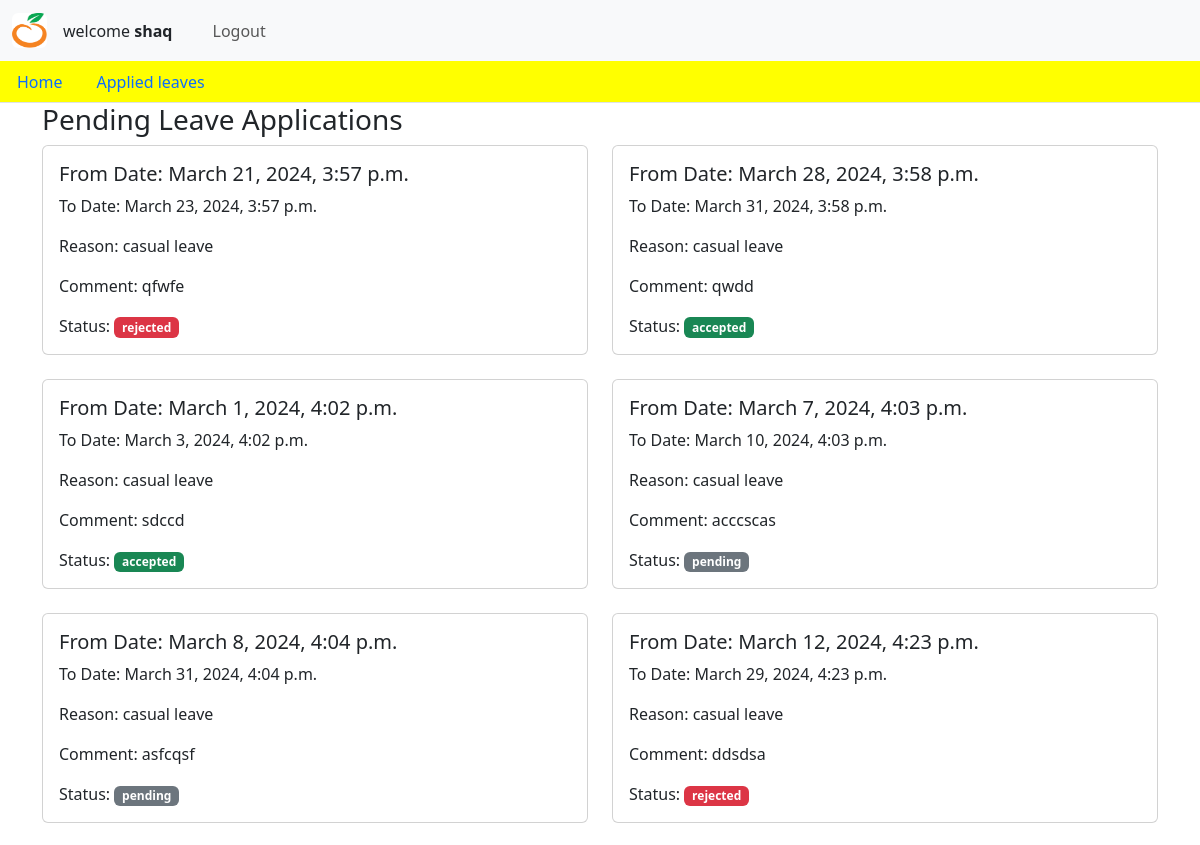
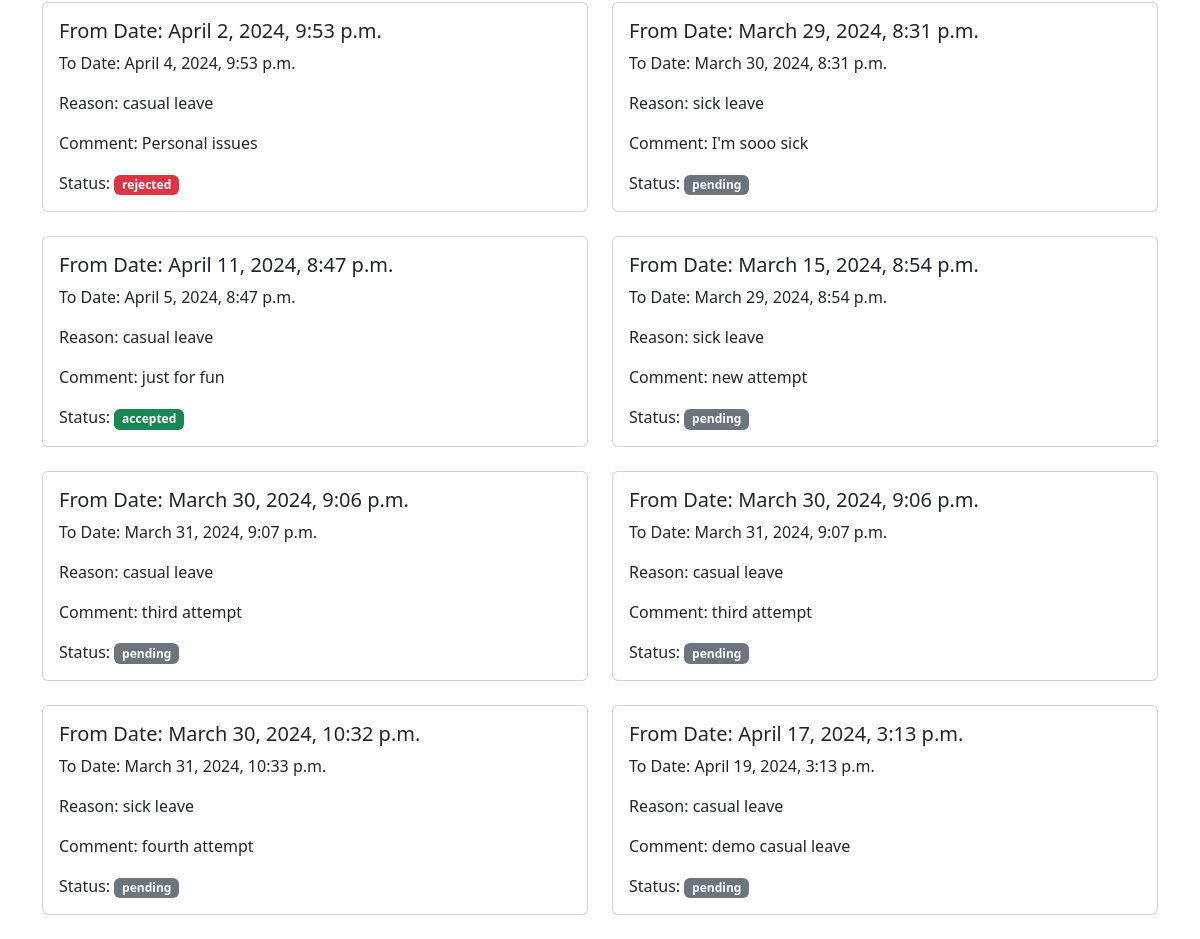
Screenshot of /leave_details/ (signed in) with the database file from the repository (2 pictures, top to bottom).
### adminapp/models.py (models this page shows)
class addLeave(models.Model):
    username = models.CharField(max_length = 100)
    user_id = models.CharField(max_length=10)
    fromDate = models.DateTimeField()
    toDate = models.DateTimeField()
    reason = models.CharField(max_length=20, choices=CHOICES)
    comment = models.TextField()
    status = models.CharField(max_length=10, choices=STATUS_CHOICES, default='pending')
    def __str__(self):
        return self.username

### adminapp/views.py (the view)
# urls.py: path('leave_details/', views.leave_details, name='leave_details'),
@login_required
def leave_details(request):
    user_id = request.user.id
    leave_detailsss = addLeave.objects.filter(user_id=user_id)
    print(leave_detailsss)
    return render(request, 'pendingLeaves2.html', {'leave_details': leave_detailsss})

### adminapp/context_processors.py (called while the page is built)
def is_superuser(request):
    if request.user.is_authenticated:
        return {'is_superuser': request.user.is_superuser}
    return {'is_superuser': False}

### templates/pendingLeaves2.html
{% include 'home.html' %}
    {% block content %}
        <div class="container">
            <h3>Pending Leave Applications</h3>
            <div class="row">
                {% for leave in leave_details %}
                <div class="col-md-6">
                    <div class="card mb-4">
                        <div class="card-body">
                            <h5 class="card-title">From Date: {{ leave.fromDate }}</h5>
                            <p class="card-text">To Date: {{ leave.toDate }}</p>
                            <p class="card-text">Reason: {{ leave.reason }}</p>
                            <p class="card-text">Comment: {{ leave.comment }}</p>
                            <p class="card-text">Status:
                                {% if leave.status == 'accepted' %}
                                    <span class="badge bg-success">{{ leave.status }}</span>
                                {% elif leave.status == 'rejected' %}
                                    <span class="badge bg-danger">{{ leave.status }}</span>
                                {% else %}
                                    <span class="badge bg-secondary">{{ leave.status }}</span>
                                {% endif %}
                            </p>
                        </div>
                    </div>
                </div>
                {% endfor %}
            </div>
        </div>
    {% endblock %}

### templates/base.html (shortened to what this page needs)
{% block content %}
<!DOCTYPE html>
<html lang="en">
    <head>
        <link rel="stylesheet" href="https://unpkg.com/bootstrap@5.3.2/dist/css/bootstrap.min.css">
        {% load static %}
        <link rel="stylesheet" href="{% static 'css/style.css' %}">
    </head>
    <body>
        <nav class="navbar navbar-expand-lg bg-body-tertiary fixed-top">
            <div class="container-fluid">
                <a class="navbar-brand" href="{% url 'dashboard' %}">
                    {% load static %}
                    <img src="{% static 'asset/logo1.PNG' %}" class="rounded float-start" alt="..." width="35" height="35">
                </a>
                <div>
                    {% if user.is_authenticated %}
                        welcome <strong>{{ user.username }}</strong>
                    {% else %}
                        Not signed in.
                    {% endif %}
                </div>
                <div class="collapse navbar-collapse" id="navbarSupportedContent">
                    <ul class="navbar-nav me-auto mb-2 mb-lg-0">
                        <li class="nav-item">
                            <a class="nav-link active" aria-current="page" href="#"></a>
                        </li>
                        <li class="nav-item">
                            <a class="nav-link" href="#"></a>
                        </li>
                        <li class="nav-item">
                            <a class="nav-link" class="navbar navbar-flex justify-content-end" href="{% url 'logout' %}">
                                Logout
                            </a>
                        </li>
                    </ul>
                </div>
            </div>
        </nav>
    </body>
</html>
{% endblock %}

### static/css/style.css (style rules this page uses)
* { margin: 0%; padding: 0%; }
body { padding-top: 61px; background-image: url('/zproj/static/asset/orangeHome.png'); background-size: cover; background-position: center; }

### rows the page displays
addLeave: fromDate "March 21, 2024, 3:57 p.m.", toDate "March 23, 2024, 3:57 p.m.", reason "casual leave", comment "qfwfe", status "rejected"
addLeave: fromDate "March 28, 2024, 3:58 p.m.", toDate "March 31, 2024, 3:58 p.m.", reason "casual leave", comment "qwdd", status "accepted"
addLeave: fromDate "March 1, 2024, 4:02 p.m.", toDate "March 3, 2024, 4:02 p.m.", reason "casual leave", comment "sdccd", status "accepted"
addLeave: fromDate "March 7, 2024, 4:03 p.m.", toDate "March 10, 2024, 4:03 p.m.", reason "casual leave", comment "acccscas", status "pending"
addLeave: fromDate "March 8, 2024, 4:04 p.m.", toDate "March 31, 2024, 4:04 p.m.", reason "casual leave", comment "asfcqsf", status "pending"
addLeave: fromDate "March 12, 2024, 4:23 p.m.", toDate "March 29, 2024, 4:23 p.m.", reason "casual leave", comment "ddsdsa", status "rejected"
addLeave: fromDate "April 2, 2024, 9:53 p.m.", toDate "April 4, 2024, 9:53 p.m.", reason "casual leave", comment "Personal issues", status "rejected"
addLeave: fromDate "March 29, 2024, 8:31 p.m.", toDate "March 30, 2024, 8:31 p.m.", reason "sick leave", comment "I'm sooo sick", status "pending"
addLeave: fromDate "April 11, 2024, 8:47 p.m.", toDate "April 5, 2024, 8:47 p.m.", reason "casual leave", comment "just for fun", status "accepted"
addLeave: fromDate "March 15, 2024, 8:54 p.m.", toDate "March 29, 2024, 8:54 p.m.", reason "sick leave", comment "new attempt", status "pending"
addLeave: fromDate "March 30, 2024, 9:06 p.m.", toDate "March 31, 2024, 9:07 p.m.", reason "casual leave", comment "third attempt", status "pending"
addLeave: fromDate "March 30, 2024, 9:06 p.m.", toDate "March 31, 2024, 9:07 p.m.", reason "casual leave", comment "third attempt", status "pending"
addLeave: fromDate "March 30, 2024, 10:32 p.m.", toDate "March 31, 2024, 10:33 p.m.", reason "sick leave", comment "fourth attempt", status "pending"
addLeave: fromDate "April 17, 2024, 3:13 p.m.", toDate "April 19, 2024, 3:13 p.m.", reason "casual leave", comment "demo casual leave", status "pending"

### other values shown
{{ user.username }} "shaq"
